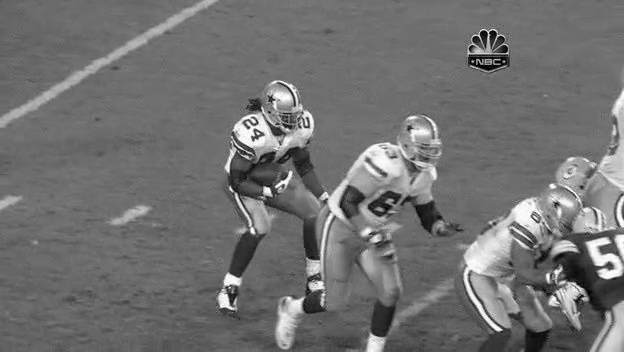
#> input picture frame 36 of media/Football/football.mp4, 624 x 352 px
$ python temporal_tracker.py --test_case football
#> lines starting #> are read from the running program, lines starting #| are printed output that depends on the picture
#! /usr/bin/env python3
"""
    BSD 3-Clause License

    Copyright (c) 2019, John Drogo

    All rights reserved.

    Redistribution and use in source and binary forms, with or without modification,
    are permitted provided that the following conditions are met:

        * Redistributions of source code must retain the above copyright notice,
          this list of conditions and the following disclaimer.
        * Redistributions in binary form must reproduce the above copyright notice,
          this list of conditions and the following disclaimer in the documentation
          and/or other materials provided with the distribution.
        * Neither the name of Temporal TemporalTracker nor the names of its contributors
          may be used to endorse or promote products derived from this software
          without specific prior written permission.

    THIS SOFTWARE IS PROVIDED BY THE COPYRIGHT HOLDERS AND CONTRIBUTORS
    "AS IS" AND ANY EXPRESS OR IMPLIED WARRANTIES, INCLUDING, BUT NOT
    LIMITED TO, THE IMPLIED WARRANTIES OF MERCHANTABILITY AND FITNESS FOR
    A PARTICULAR PURPOSE ARE DISCLAIMED. IN NO EVENT SHALL THE COPYRIGHT OWNER OR
    CONTRIBUTORS BE LIABLE FOR ANY DIRECT, INDIRECT, INCIDENTAL, SPECIAL,
    EXEMPLARY, OR CONSEQUENTIAL DAMAGES (INCLUDING, BUT NOT LIMITED TO,
    PROCUREMENT OF SUBSTITUTE GOODS OR SERVICES; LOSS OF USE, DATA, OR
    PROFITS; OR BUSINESS INTERRUPTION) HOWEVER CAUSED AND ON ANY THEORY OF
    LIABILITY, WHETHER IN CONTRACT, STRICT LIABILITY, OR TORT (INCLUDING
    NEGLIGENCE OR OTHERWISE) ARISING IN ANY WAY OUT OF THE USE OF THIS
    SOFTWARE, EVEN IF ADVISED OF THE POSSIBILITY OF SUCH DAMAGE.

"""

import argparse
import cv2 as cv
import numpy
import time
import signal


class TemporalTracker:
    C_VERSION = "v0.0.3"
    C_KALMAN_STATE_ORDER = 4
    C_MAX_SCORE = 255
    C_MIN_SCORE_THRESHOLD = 10

    # Measured state of the tracked object.
    class State:
        def __init__(self, x, y, w, h, dx, dy):
            self.x = x
            self.y = y
            self.w = w
            self.h = h
            self.dx = dx
            self.dy = dy


    # Initializes the tracker. The start_frame is the first frame for the video. The start_pos is a list of
    # the [x,y] position of the top left point of the target.
    def __init__(self, start_frame, start_pos):
        # Initialize the tracker to the target's initial position. Assume it is not moving.
        state = TemporalTracker.State(*start_pos+[0,0])

        # Capture the initial kernels.
        self.positive_kernel = self._chip_to_kernel(self._grab_chip(frame, state.x, state.y, state.w, state.h))
        self.negative_kernel = self._grab_neg_kernels(frame, state.x, state.y, state.w, state.h)
        self.prev_state = state

        # Tuning factors for the tracker.

        # Stddev in pixels for the high intensity focus region.
        self.focus_pred_stddev = 16
        # Weight for the focus region compared to regular region.
        self.focus_pred_weight = 0.3
        # Stddev in pixels of regular weights around predicited location.
        self.reg_pred_stddev = 200
        # Learning rate for the kernels.
        self.learning_rate = 0.02
        # Kalman process noise.
        self.process_noise = 5e-3
        # Weights for the negative kernel influcence on correlation score.
        self.negative_kernel_weight = 1

        # Four dimmensional Kalman state yields a 2D model of position and velocity.
        self.kalman = cv.KalmanFilter(TemporalTracker.C_KALMAN_STATE_ORDER, TemporalTracker.C_KALMAN_STATE_ORDER)
        self.kalman.transitionMatrix = numpy.array([
            # State is [ x y dx dy ]' as a column vector.
            [1, 0, 1, 0],
            [0, 1, 0, 1],
            [0, 0, 1, 0],
            [0, 0, 0, 1]], numpy.float32)
        self.kalman.measurementMatrix = numpy.array([
            [1, 0, 0, 0],
            [0, 1, 0, 0],
            [0, 0, 1, 0],
            [0, 0, 0, 1]], numpy.float32)

        # Prime the initial state of the filter.
        self.kalman.processNoiseCov = self.process_noise * numpy.eye(TemporalTracker.C_KALMAN_STATE_ORDER).astype("float32")
        self.kalman.statePre = numpy.array([ [state.x], [state.y], [0], [0] ], numpy.float32)


    @staticmethod
    def _grab_neg_kernels(frame, tl_x, tl_y, w, h):
        # Take advantage of the linearity of convolution to combine the negative kernels.
        neg_kernel = numpy.zeros((h, w, frame.shape[2]))
        num_kernels = 0
        # Scan the region around the target of interest to determine set of negative images.
        # These are averaged together to form a single negative kernel. Leaves on chip size
        # of padding from the target if interest to protect againt imperfect tracks from
        # putting a portion of the target into the negative scores. Currently the algorithm
        # takes four chips, one above, below, left, and right.
        for tl_x_tmp in numpy.array([-2, 2])*w+tl_x:
            for tl_y_tmp in numpy.array([-2, 2])*h+tl_y:
                try:
                    # Grab a negative chip if there is enough data else ignore the chip.
                    neg_kernel += TemporalTracker._chip_to_kernel(TemporalTracker._grab_chip(frame, tl_x_tmp, tl_y_tmp, w, h))
                    num_kernels += 1

                    if numpy.isnan(neg_kernel).any():
                        continue

                except ValueError:
                    continue

        if num_kernels == 0:
            return neg_kernel

        return neg_kernel/num_kernels


    @staticmethod
    # Grabs a chip based on the passed width and height and top left coordinates.
    def _grab_chip(frame, tl_x, tl_y, w, h):
        chip = numpy.zeros((h, w, frame.shape[2]))
        partial_chip  = frame[tl_y:tl_y+h,tl_x:tl_x+w]
        chip[0:partial_chip.shape[0],0:partial_chip.shape[1]] = partial_chip
        return  chip


    @staticmethod
    # Normalizes a passed image chip into a tranformation kernel.
    def _chip_to_kernel(chip):
        chip_max = chip.max()
        return chip.astype(float)/(chip.shape[0] * chip.shape[1] * (chip_max if chip_max != 0 else 1))


    @staticmethod
    # Converts a state object into to the top left and bottom right coordinates of
    # the boundary box.
    def _state_to_boundary(state):
        bounds_first = (int(state.x-state.w/2), int(state.y-state.h/2))
        bounds_second = (int(state.x+state.w/2), int(state.y+state.h/2))
        return bounds_first, bounds_second


    @staticmethod
    # Creates the Gaussian weights as a two dimmensional matrix at the
    # specified location in the video frame.
    def _gen_gaussian_2d(x, y, frame_w, frame_h, stddev):
        x_bound = int(max(min(x, frame_w), 0))
        y_bound = int(max(min(y, frame_h), 0))
        # Size the kernel to include 99% of the distribution.
        blur_radius = 3*stddev
        # Get one dimmensional slice of the Gaussian distribution.
        gaussian_1d = cv.getGaussianKernel(2*blur_radius, stddev)
        # Use vector multiplication of the Gaussian weights to generate 2D matrix.
        gaussian_2d = cv.normalize(gaussian_1d@numpy.transpose(gaussian_1d), None, 0, 1, cv.NORM_MINMAX)
        # Padd the Gaussian to the size of the image based on the desired position.
        padded = numpy.pad(gaussian_2d, ((y_bound, frame_h-y_bound), (x_bound, frame_w-x_bound)))
        return padded[blur_radius:-blur_radius, blur_radius:-blur_radius]


    # Process the frame through the video tracker and return boundary box, scores, and predicted state.
    def process_frame(self, frame):
        state = TemporalTracker.State(0, 0, self.prev_state.w, self.prev_state.h, 0, 0)

        # Kernel should be normalized from 0 to 1. Combine the positive and negative
        # kernels to generate the combined match kernel.
        match_kernel = cv.normalize(self.positive_kernel-self.negative_kernel*self.negative_kernel_weight,
                                    None,
                                    0,
                                    frame.shape[2]/self.positive_kernel.size, cv.NORM_MINMAX)

        # Take the norm of the correlation scores across color channels to
        # generate the final score per pixel.
        scores_raw = numpy.linalg.norm(cv.filter2D(frame, -1, match_kernel), axis=2)

        # Update the Kalman based on the previous measurement.
        self.kalman.correct(numpy.array([[self.prev_state.x], [self.prev_state.y],
                                        [self.prev_state.dx], [self.prev_state.dy] ],
                                        numpy.float32))

        # Predict forward to this measurement.
        predicted_state = self.kalman.predict()

        # Generate Gaussian weights to apply to the search window.
        search_window = max(int((TemporalTracker.C_MAX_SCORE-scores_raw.max())*self.reg_pred_stddev/TemporalTracker.C_MAX_SCORE), 1)
        weights = numpy.ones(scores_raw.shape)
        weights = self._gen_gaussian_2d(predicted_state[0], predicted_state[1],
                                        frame.shape[1], frame.shape[0], search_window)

        # Generate new weights by combining the fine focus and regular distributions.
        weights = (1-self.focus_pred_weight)*weights + self.focus_pred_weight*self._gen_gaussian_2d(predicted_state[0],
                                                                                                    predicted_state[1],
                                                                                                    frame.shape[1],
                                                                                                    frame.shape[0],
                                                                                                    self.focus_pred_stddev)
        scores = scores_raw * weights
        score = scores.max()

        # If there isn't a high score ignore the weights and search the whole image for a match.
        if score < self.C_MIN_SCORE_THRESHOLD:
            scores = scores_raw
            score = scores.max()

        # Scores go from 0 to 255, if after lifting the weights there still isn't a good match coast the track.
        if score < self.C_MIN_SCORE_THRESHOLD:
            state.y = max(min(float(predicted_state[1]), frame.shape[0]), 0)
            state.x = max(min(float(predicted_state[0]), frame.shape[1]), 1)
            state.dx = state.x - self.prev_state.x
            state.dy = state.y - self.prev_state.y
            boundary = self._state_to_boundary(state)

        # Otherwise update the Kalman filter and return the boundary box for the target.
        else:
            state.y,state.x = numpy.unravel_index(scores.argmax(), scores.shape)
            state.dx = state.x - self.prev_state.x
            state.dy = state.y - self.prev_state.y

            boundary = self._state_to_boundary(state)

            # Update the positive and negative kernels based on the learning rate. Can be thought of as a
            # generating combination of weights for correlation with the old kernels verses the new kernels.
            new_chip = self._grab_chip(frame, boundary[0][0], boundary[0][1], self.prev_state.w, self.prev_state.h)
            self.positive_kernel = (1-self.learning_rate)*self.positive_kernel + self.learning_rate*self._chip_to_kernel(new_chip)
            self.negative_kernel = ((1-self.learning_rate)*self.negative_kernel
                                    + self.learning_rate*self._grab_neg_kernels(frame,boundary[0][0],
                                                                                boundary[0][1],
                                                                                self.prev_state.w,
                                                                                self.prev_state.h))
        self.prev_state = state
        return boundary + (score,scores,predicted_state[0], predicted_state[1])


# Read frames from the video. OpenCV's data format is BGR or channel zero is blue,
# one is green, and two is red.
class VideoReader:
    def __init__(self, filepath):
        self.capture = cv.VideoCapture(cv.samples.findFileOrKeep(filepath))
        if not self.capture.isOpened:
            raise ValueError("Open failure.")


    def getframes(self):
        while True:
            ret,frame = self.capture.read()
            if ret is False:
                break
            yield frame


if __name__ == "__main__":
    C_MAX_PIXEL_VALUE = 255
    C_TRACKER_COLOR = (0, C_MAX_PIXEL_VALUE, 0)
    C_PREDICT_COLOR = (C_MAX_PIXEL_VALUE, 0, 0)
    C_WINDOW_SPACING = 100
    C_TRACKER_NAME = f"TemporalTracker {TemporalTracker.C_VERSION}"
    C_TRACKER_DETAIL_SIZE = 2

    C_TEST_CASES = {
        "football": {
            "path": "media/Football/football.mp4",
            "start_pos": [310,102,39,50]
        },
        # Interesting case, while easiest to detect the infinite acceleration when
        # the ball hits the edges throws the Kalman off. To get better results the
        # search window can be increased, but this affects performance of real
        # life video where infinite acceleration is less likely.
        "ball": {
            "path": "media/Ball/ball.mp4",
            "start_pos": [0, 0, 40, 40]
        },
        "redteam": {
            "path": "media/RedTeam/redteam.mp4",
            "start_pos": [197, 95, 38, 18]
        },
        # I was curious whether the algorithm was simply locking onto the color red
        # or if was using actual video features. To test this I desaturated the video
        # and saw similar performance to the colored version.
        "redteam_bw": {
            "path": "media/RedTeam/redteam_bw.mp4",
            "start_pos": [197, 95, 38, 18]
        },
        "car": {
            "path": "media/CarScale/car.mp4",
            "start_pos": [29, 170, 22, 16]
        }
    }

    # Parse input arguments for the test setup.
    parser = argparse.ArgumentParser(description="Run temporal tracker on a test video.")
    parser.add_argument("--test_case",
                        choices=list(C_TEST_CASES.keys()),
                        help="Video test case to run through the tracker.",
                        required=True)
    args = parser.parse_args()

    # The initial boundary box for the target of interest. Position is [x,y,w,h]
    # where x and y are the coordinate for top left of the box and w and h
    # are the width and height of the box.
    start_pos = C_TEST_CASES[args.test_case]["start_pos"]
    filename = C_TEST_CASES[args.test_case]["path"]

    print(C_TRACKER_NAME)
    print("")
    print("Press 'q' with one of the windows in focus or Ctrl+C in the terminal to exit")
    print("")
    print("Key:")
    print("    Green box - Tracker bounding box")
    print("    Blue dot - Kalman estimated position")
    print("")

    # Setup script for graceful exiting.
    try:
        should_exit = False
        while not should_exit:
            reader = VideoReader(filename)
            first_frame = True
            for frame in reader.getframes():
                if first_frame:
                    tracker = TemporalTracker(frame, start_pos)
                    cv.waitKey(1000)

                    # Generate initial window layout.
                    norm_to_pixel = C_MAX_PIXEL_VALUE*tracker.positive_kernel.size/tracker.positive_kernel.shape[2]
                    cv.imshow(C_TRACKER_NAME, frame)
                    cv.moveWindow(C_TRACKER_NAME, 0, 0)

                    cv.imshow("Scores", numpy.zeros(frame.shape))
                    cv.moveWindow("Scores", 0, frame.shape[0]+C_WINDOW_SPACING)

                    cv.imshow("Positive Kernel", (cv.normalize(tracker.positive_kernel, None, C_MAX_PIXEL_VALUE, 0, cv.NORM_MINMAX).astype("uint8")))
                    cv.moveWindow("Positive Kernel", frame.shape[1]+C_WINDOW_SPACING, 0)

                    cv.imshow("Negative Kernel", (cv.normalize(tracker.negative_kernel, None, C_MAX_PIXEL_VALUE, 0, cv.NORM_MINMAX).astype("uint8")))
                    cv.moveWindow("Negative Kernel", frame.shape[1]+C_WINDOW_SPACING, tracker.positive_kernel.shape[0]+C_WINDOW_SPACING)

                    first_frame = False
                    continue

                # Process a frame through the tracker, draw the boundary box and predicted state.
                bounds_first,bounds_second,score,scores,pred_x,pred_y = tracker.process_frame(frame)
                cv.rectangle(frame, bounds_first, bounds_second, C_TRACKER_COLOR, C_TRACKER_DETAIL_SIZE)
#> (the run stopped early here; a loop or call above may not have finished)

$ run again, starting later in the video
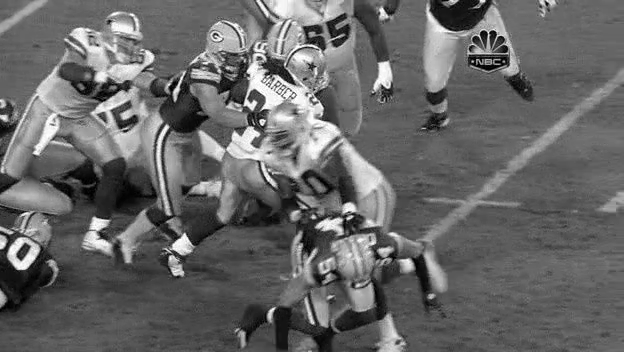
#> input picture frame 162 of media/Football/football.mp4, 624 x 352 px

$ run again, starting later in the video
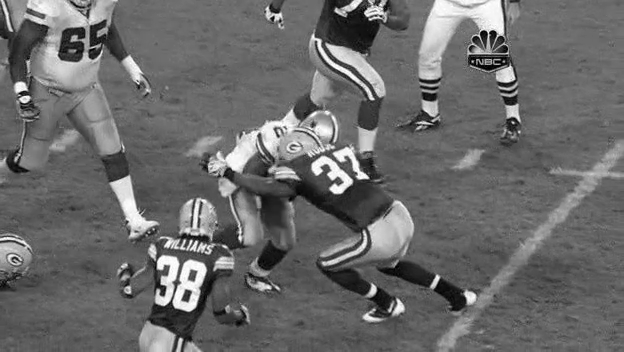
#> input picture frame 289 of media/Football/football.mp4, 624 x 352 px
